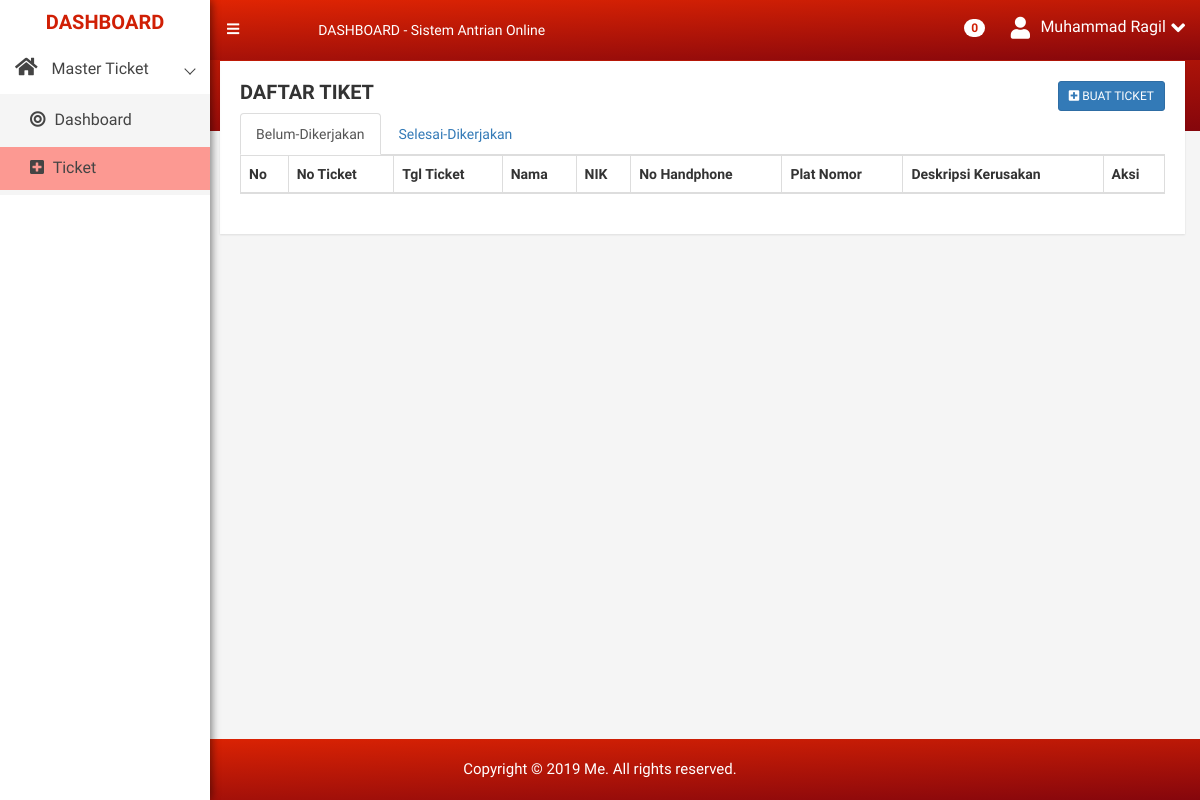
/views/dash.php (signed in), run on an earlier commit of the app's database.
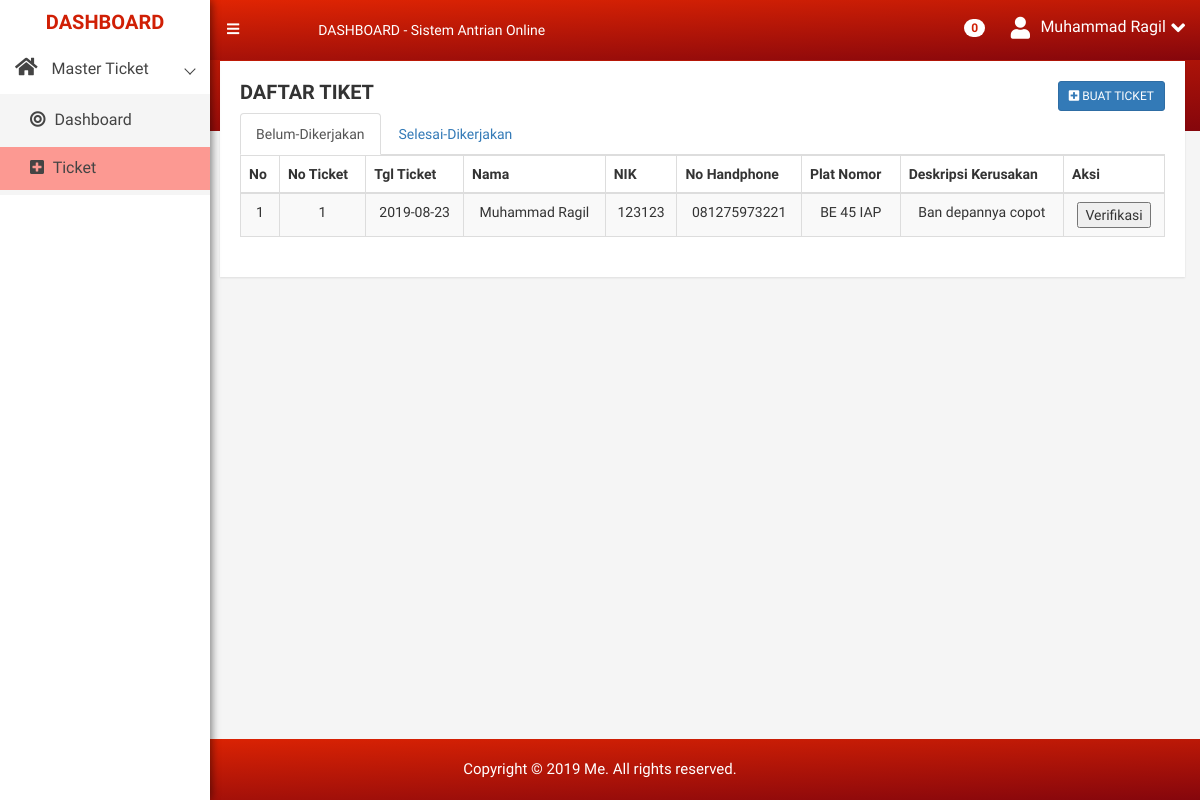
And on a later commit of the database.
### tables this page shows
CREATE TABLE `tiket` (
  `id_tiket` int(5) NOT NULL,
  `no_plat` varchar(100) NOT NULL,
  `tanggal` date NOT NULL,
  `jam` time NOT NULL,
  `keluhan` varchar(100) NOT NULL,
  `keterangan` varchar(7) NOT NULL DEFAULT 'belum',
  `pembuat` int(5) NOT NULL
);

CREATE TABLE `users` (
  `id` int(11) NOT NULL,
  `name` varchar(100) DEFAULT NULL,
  `email` varchar(100) DEFAULT NULL,
  `password` varchar(100) NOT NULL,
  `nik` varchar(100) NOT NULL,
  `mobile` varchar(15) DEFAULT NULL,
  `level` int(11) DEFAULT '1'
);

### base_url.php (called while the page is built)
<?php
function pathUrl($dir = __DIR__){
    $root = "";
    $dir = str_replace('\\', '/', realpath($dir));
    $root .= !empty($_SERVER['HTTPS']) ? 'https' : 'http';
    $root .= '://' . $_SERVER['HTTP_HOST'];
    if(!empty($_SERVER['CONTEXT_PREFIX'])) {
        $root .= $_SERVER['CONTEXT_PREFIX'];
        $root .= substr($dir, strlen($_SERVER[ 'CONTEXT_DOCUMENT_ROOT' ]));
    } else {
        $root .= substr($dir, strlen($_SERVER[ 'DOCUMENT_ROOT' ]));
    }
    $root .= '/';
    return $root;
}
$base_url = pathUrl();
?>

### views/dash.php (the view, shortened to what this page needs)
<?php
include_once "../base_url.php";
?>
<!doctype html>
<html class="no-js" lang="en">
<head>
    <link rel="stylesheet" href="<?php echo $base_url ?>assets/css/bootstrap.min.css" />
    <link rel="stylesheet" href="<?php echo $base_url ?>assets/css/fontawesome-all.min.css" />
    <link rel="stylesheet" href="<?php echo $base_url ?>assets/css/meanmenu.min.css" />
    <link rel="stylesheet" href="<?php echo $base_url ?>assets/css/maindashboard.css" />
    <link rel="stylesheet" href="<?php echo $base_url ?>assets/css/jquery.mCustomScrollbar.min.css">
    <link rel="stylesheet" href="<?php echo $base_url ?>assets/css/metisMenu.min.css" />
    <link rel="stylesheet" href="<?php echo $base_url ?>assets/css/style.css" />
    <link rel="stylesheet" href="<?php echo $base_url ?>assets/css/responsive.css" />
    <link rel="stylesheet" href="<?php echo $base_url ?>assets/css/bootstrap-table.css" />
</head>
<body><div class="left-sidebar-pro" >
    <nav id="sidebar" class="" style="width: 210px">
        <div class="sidebar-header">
            <a href="#">
              <h3 style="color: #D01F05">DASHBOARD</h3>
            </a>
        </div>
        <div class="left-custom-menu-adp-wrap comment-scrollbar">
            <nav class="sidebar-nav left-sidebar-menu-pro">
                <ul class="metismenu" id="menu1">
                    <li class="active">
                        <a class="has-arrow" href="index.html">
                           <i class="fa big-icon fa-home icon-wrap"></i>
                           <span class="mini-click-non">Master Ticket</span>
                        </a>
                        <ul class="submenu-angle" aria-expanded="true">
                            <li class=""><a title="Dashboard v.1" href="#"><i class="fa fa-bullseye sub-icon-mg" aria-hidden="true"></i> <span class="mini-sub-pro">Dashboard</span></a></li>
                            <li class="active1"><a title="Dashboard v.2" href="#"><i class="fa fa-plus-square sub-icon-mg" aria-hidden="true"></i> <span class="mini-sub-pro">Ticket</span></a></li>
                        </ul>
                    </li>
                </ul>
            </nav>
        </div>
    </nav>
</div>
<div class="all-content-wrapper">
    <div class="header-advance-area">
        <div class="header-top-area">
            <div class="container-fluid">
                <div class="row">
                    <div class="col-lg-12 col-md-12 col-sm-12 col-xs-12">
                        <div class="header-top-wraper">
                            <div class="row">
                                <div class="col-lg-1 col-md-0 col-sm-1 col-xs-12">
                                    <div class="menu-switcher-pro">
                                        <button type="button" id="sidebarCollapse" class="btn bar-button-pro header-drl-controller-btn btn-info navbar-btn">
                                            <i class="fa fa-bars"></i>
                                        </button>
                                    </div>
                                </div>
                                <div class="col-lg-6 col-md-7 col-sm-6 col-xs-12">
                                    <div class="header-top-menu tabl-d-n">
                                        <ul class="nav navbar-nav mai-top-nav">
                                            <li class="nav-item"><a href="#" class="nav-link" style="color: ">DASHBOARD - Sistem Antrian Online</a>
                                            </li>
                                        </ul>
                                    </div>
                                </div>
                                <div class="col-lg-5 col-md-5 col-sm-12 col-xs-12">
                                    <div class="header-right-info">
                                        <ul class="nav navbar-nav mai-top-nav header-right-menu">
                                                                                         <li class="nav-item"><a href="#" data-toggle="dropdown" role="button" aria-expanded="false" class="nav-link dropdown-toggle"><span class="badge" style="background: #fff; color: #D01F05">0</span> <i class="fa fa-bell-o" aria-hidden="true"></i>
                                                                                            </a>
                                            </li>
                                            <li class="nav-item">
                                                <a href="#" data-toggle="dropdown" role="button" aria-expanded="false" class="nav-link dropdown-toggle">
                                                        <i class="fa fa-user adminpro-user-rounded header-riht-inf" aria-hidden="true"></i>
                                                        <span class="admin-name"><?php echo $_SESSION['nama'] ?></span>
                                                        <i class="fa fa-angle-down adminpro-icon adminpro-down-arrow"></i>
                                                    </a>
                                            </li>
                                        </ul>
                                    </div>
                                </div>
                            </div>
                        </div>
                    </div>
                </div>
            </div>
        </div>
        <div class="breadcome-area">
            <div class="container-fluid">
                <div class="row">
                    <div class="col-lg-12 col-md-12 col-sm-12 col-xs-12">
                        <div class="breadcome-list">
                            <div class="row">
                                <div class="col-lg-6 col-md-6 col-sm-6 col-xs-6">
                                </div>
                                <div class="col-lg-6 col-md-6 col-sm-6 col-xs-6">
                                </div>
                            </div>
                        </div>
                    </div>
                </div>
            </div>
        </div>
    </div>
<div class="section-admin container-fluid">
    <div class="row admin text-center">
        <div class="col-md-12">
            <div class="row">
                <div class="col-lg-12 col-md-12 col-sm-12 col-xs-12">
                    <div class="admin-content analysis-progrebar-ctn res-mg-t-15">
                        <h4 class="text-left text-uppercase"><b>Daftar Tiket</b> <a data-target="#tambah_ticket" id="tambah_mod_ticket" href="#" data-toggle="modal" style="text-decoration:none;" class="btn btn-primary btn-sm pull-right"><i class="fa fa-plus-square" aria-hidden="true"></i> Buat Ticket</a></h4>
                        <ul class="nav nav-tabs">
                            <li class="active"><a data-toggle="tab" href="#1">Belum-Dikerjakan</a></li>
                            <li><a data-toggle="tab" href="#3">Selesai-Dikerjakan</a></li>
                        </ul>
                        <div class="tab-content">
                            <div id="1" class="tab-pane fade in active table-responsive">
                                <table id="daftar" data-toggle="table" data-pagination="true" data-search="true" data-show-columns="true" data-resizable="true" data-cookie="true"
                                        data-cookie-id-table="saveId" data-show-export="true" data-click-to-select="true" data-toolbar="#toolbar" class="table table-striped table-bordered table-hover">
                                <thead>
                                    <tr>
                                        <th width="col-md-1">No</th>
                                        <th>No Ticket</th>
                                        <th>Tgl Ticket</th>
                                        <th>Nama</th>
                                        <th>NIK</th>
                                        <th>No Handphone</th>
                                        <th>Plat Nomor</th>
                                        <th>Deskripsi Kerusakan</th>
                                        <th>Aksi</th>
                                    </tr>
                                </thead>
                                <tbody>
                                    <?php
                                        include '../config/config.php';
                                        $id = $_SESSION['id'];
                                        $no = 1;
                                        $tiket = mysqli_query($mysqli,"SELECT tiket.*, users.name, users.nik, users.mobile FROM tiket INNER JOIN users ON tiket.pembuat=users.id WHERE pembuat='$id' AND keterangan='belum'");
                                        while($row = mysqli_fetch_array($tiket))
                                        {
                                            echo "<tr>
                                            <td>".$no."</td>
                                            <td>".$row['id_tiket']."</td>
                                            <td>".$row['tanggal']."</td>
                                            <td>".$row['name']."</td>
                                            <td>".$row['nik']."</td>
                                            <td>".$row['mobile']."</td>
                                            <td>".$row['no_plat']."</td>
                                            <td>".$row['keluhan']."</td>
                                            <td><button>Verifikasi</button></td>
                                        </tr>";
                                        }
                                    ?>
                                </tbody>
                            </table>
                            </div>
                        </div>
                    </div>
                </div>
            </div>
        </div>
    </div>
</div>
    <br/><br/><br/><br/><br/><br/>
    <div class="footer-copyright-area" style="position: fixed; bottom: 0px; left: 0px;width: 100%">
        <div class="container-fluid">
            <div class="row">
                <div class="col-lg-12">
                    <div class="footer-copy-right">
                        <p>Copyright &copy; 2019 <a href="">Me. </a> All rights reserved.</p>
                    </div>
                </div>
            </div>
        </div>
    </div>
</div>
</body>
</html>

### assets/css/maindashboard.css (style rules this page uses)
html { color: #222; font-size: 1em; line-height: 1.4; }

### assets/css/style.css (style rules this page uses)
html, body { height: 100%; font-family: 'Play', sans-serif;font-weight:400;background:#f5f5f5; }
p { margin:0 0 15px; }
h1, h2, h3, h4, h5, h6 { margin: 0 0 10px; font-weight:700; }
a { transition: all 0.3s ease 0s;text-decoration:none; }
a:visited, a:link, a:active { text-decoration: none; }
ul { list-style: outside none none; margin: 0; padding: 0 }
.all-content-wrapper { margin-left: 205px; transition: all 0.3s; }
.left-sidebar-pro { z-index: 9999; width: 240px; }
#sidebar { min-width: 200px; background: #fff; color: #fff; position:fixed; transition: all 0.3s; z-index:999; height:100%; box-shadow: 0px 0px 10px 0 rgba(0,0,0,.42), 0 0px 10px 0 rgba(0,0,0,.12), 0 0px 10px 0px rgba(0,0,0,.2); }
.bar-button-pro { margin: 13px 0px; }
#sidebar .sidebar-header { padding: 1px 0px; }
.sidebar-header { text-align: center; }
.sidebar-header h3 { font-size: 20px; color: #fff; margin-top: 10px; margin-bottom: 5px; }
.menu-switcher-pro { transition:all .4s ease 0s; }
.menu-switcher-pro button { background: none; border:none; }
.footer-copyright-area { background: -webkit-linear-gradient(178deg, #e12503 0%, #85060c 100%); background: linear-gradient(178deg, #e12503 0%, #85060c 100%); padding: 20px 0px; text-align: center; }
.footer-copy-right p { margin: 0px; font-size: 15px; color: #fff; }
.footer-copy-right a { color:#fff; text-decoration:none; }
.comment-scrollbar, .timeline-scrollbar, .messages-scrollbar, .project-list-scrollbar { height: 580px; }
.header-top-menu .navbar-nav>li>a { padding: 20px 20px; color: #fff; font-size:14px; }
.header-right-info .navbar-nav { float:right; padding:17px 0px; }
.header-right-info ul.header-right-menu li { display:inline-block; }
.header-right-info ul.header-right-menu > li > a { display:inline-block; color:#fff; padding: 0px 0px 0px 20px; font-size:22px; text-decoration:none; position:relative; }
.header-right-info .admin-name { display: inline-block; color: #fff; font-size: 16px; position: relative; top: -4px; margin-left:5px; }
.breadcome-list { padding-top:30px; padding-bottom:100px; }
.header-advance-area { background: -webkit-linear-gradient(178deg, #e12503 0%, #85060c 100%); background: linear-gradient(178deg, #e12503 0%, #85060c 100%); }
.analysis-progrebar-ctn { padding:20px; background:#fff; -webkit-box-shadow: 0px 1px 2px 0px rgba(0, 0, 0, 0.1); box-shadow: 0px 1px 2px 0px rgba(0, 0, 0, 0.1); margin-top: -70px; }
.analysis-progrebar-ctn h4, .tranffic-als-inner h3 { font-size:20px; }
.header-top-area { position: fixed; background: -webkit-linear-gradient(178deg, #e12503 0%, #85060c 100%); background: linear-gradient(178deg, #e12503 0%, #85060c 100%); z-index: 99; left: 200px; right: 0; top: 0; margin: 0 auto; transition: all 0.3s; }

### views/dash.php (style rules this page uses)
.active1 { background: #fc9992; }

What changed in the data, as far as the page shows it:
added tiket: id_tiket "1", tanggal "2019-08-23", pembuat.name "Muhammad Ragil", pembuat.nik "123123", pembuat.mobile "081275973221", no_plat "BE 45 IAP", keluhan "Ban depannya copot"
